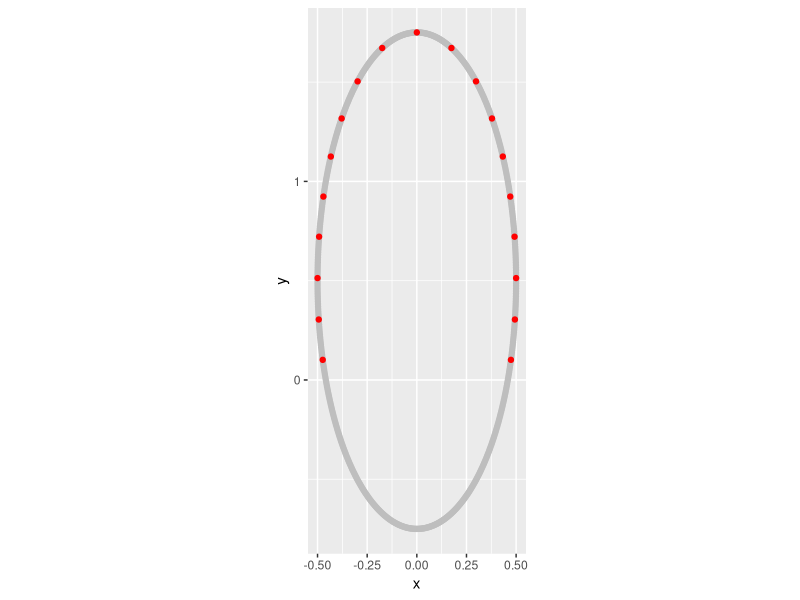

Write the R code that produced this figure.
library(ggplot2)
library(dplyr)
angles <- c(0:599)/600*2*3.141592
#coniferoverhead

x = cos(angles)/2; y=sin(angles)/2
ht=3
nbr = 8*6/4/ht^0.75
tree <- data.frame(shape='shape', x=round(x,5),y=round(y,5))
tree <- tree |> mutate(y = (y+0.2)/1.2*ht)
tree2 <- tree |> mutate(shape='shape2')
tree2 <- tree2 |> mutate(angles=angles/2/3.141592*360, 
                         top = max(y), d = round(((((y-top)^2+x^2)^0.5)*nbr),3), 
                         d1 = floor(d)) |> group_by(d1, y>=0) |> 
  mutate(dmin = min(d)) |> ungroup() |> mutate(p = (dmin==d))  |> subset(y >= 0)
top <- tree2$top[1]
for(i in 1:15){
treex0 <- tree |> mutate(circle=i, x=cos(angles)/nbr*i, y=sin(angles)/nbr*i+top)
if(i==1){treex=treex0}else{treex<-rbind(treex,treex0)}}
tree2 <- subset(tree2, p)

ggplot()+
  geom_polygon(data=tree, aes(x=x, y=y), fill='#FFFFFF00')+
  geom_point(data=tree, aes(x=x, y=y), color='gray')+
  geom_point(data=tree2, aes(x=x, y=y), color='red')+
  # geom_polygon(data=treex, aes(x=x, y=y, group=circle), color='yellow', fill='#FFFFFF00')+
  coord_fixed(ratio = 1)